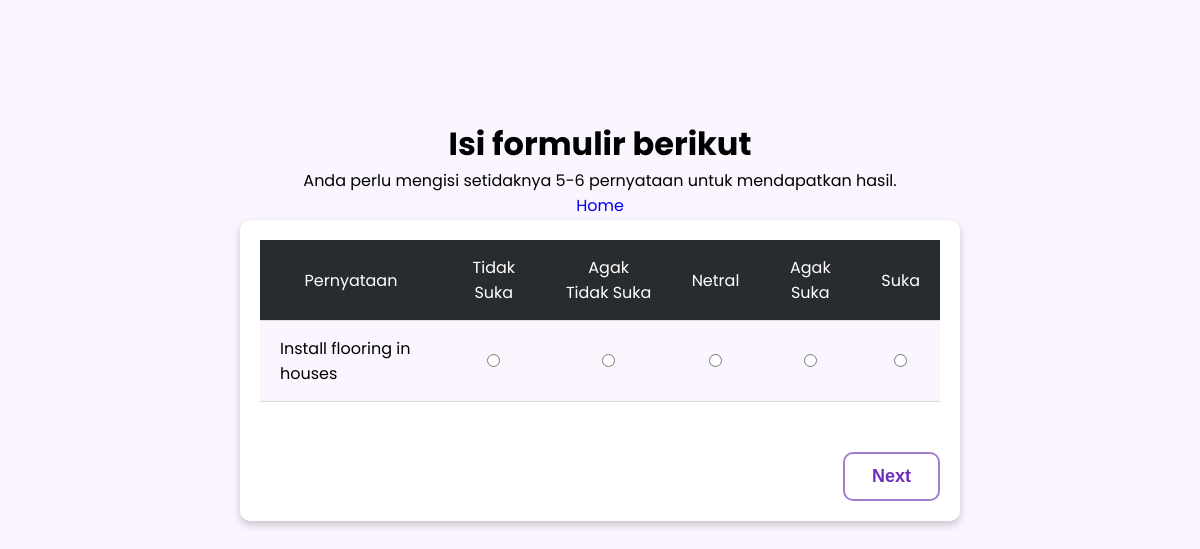
Page /test_form.php?message=T on the earlier database version.
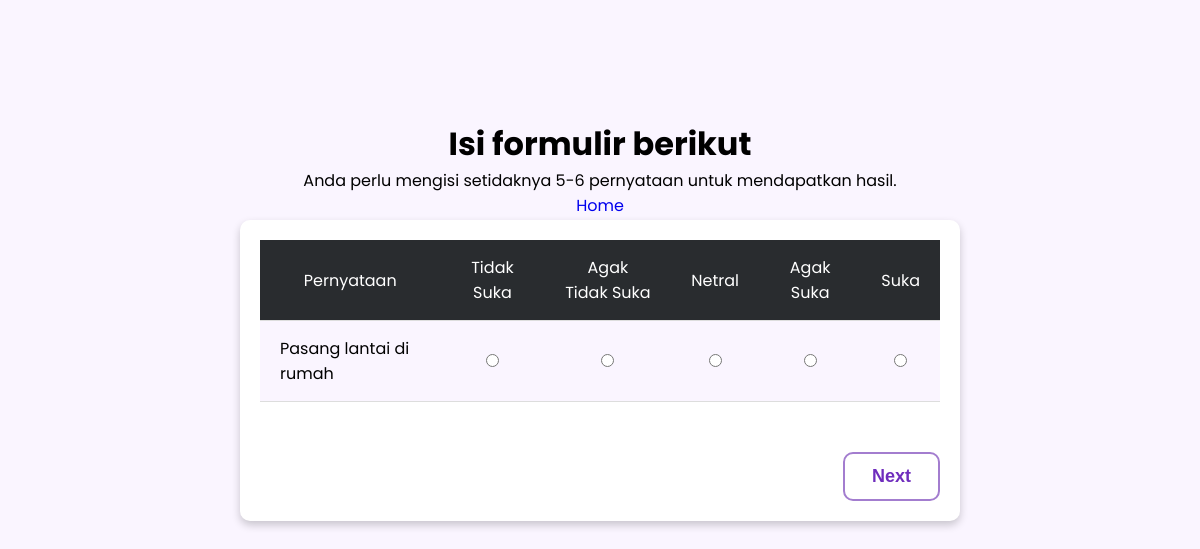
Same page on the later database version.
### tables this page shows
CREATE TABLE statements(
	statement_id integer(3),
	statement_content varchar(255) not null,
	statement_category char(1),
	PRIMARY KEY (statement_category,statement_id)
);

### test_form.php (the view, shortened to what this page needs)
<?php include 'includes/header.php'; ?>
<div class="main" style="margin-top: 100px;">
    <h1 class="header">Isi formulir berikut</h1>
    <?php if (isset($_GET['message']) && $_GET['message'] == 'T') { ?>
        <p class="message">
            Anda perlu mengisi setidaknya 5-6 pernyataan untuk mendapatkan hasil.
        </p>
    <?php } ?>
    <a href="index.php">Home</a>
    <form action="result.php" method="post" id="testForm">
        <div id="questionModal" class="modal">
            <div class="modal-content">
                <table class="table" id="questionTable">
                    <thead>
                        <tr>
                            <th>Pernyataan</th>
                            <th>Tidak Suka</th>
                            <th>Agak Tidak Suka</th>
                            <th>Netral</th>
                            <th>Agak Suka</th>
                            <th>Suka</th>
                        </tr>
                    </thead>
                    <tbody>
                        <?php
                        $query = "SELECT * FROM statements ORDER BY RAND()";
                        $statement_select_query = mysqli_query($connection, $query);
                        $index = 0;
                        while ($row = mysqli_fetch_assoc($statement_select_query)) {
                            $statement_id = $row['statement_id'];
                            $statement_content = $row['statement_content'];
                            $statement_category = $row['statement_category'];
                        ?>
                            <tr class="statementRow" id="row<?php echo $index; ?>" style="display: <?php echo $index == 0 ? 'table-row' : 'none'; ?>">
                                <td><?php echo $statement_content; ?></td>
                                <td><input type="radio" name="<?php echo $statement_category . $statement_id; ?>" value="1"></td>
                                <td><input type="radio" name="<?php echo $statement_category . $statement_id; ?>" value="2"></td>
                                <td><input type="radio" name="<?php echo $statement_category . $statement_id; ?>" value="3"></td>
                                <td><input type="radio" name="<?php echo $statement_category . $statement_id; ?>" value="4"></td>
                                <td><input type="radio" name="<?php echo $statement_category . $statement_id; ?>" value="5"></td>
                            </tr>
                        <?php
                            $index++;
                        }
                        ?>
                    </tbody>
                </table>
                <br>
                <br>
                <button type="button" id="nextButton" class="form_submit test-btn">Next</button>
            </div>
        </div>
    </form>
</div>
<?php include 'includes/footer.php'; ?>

### includes/header.php (shortened to what this page needs)
 <!DOCTYPE html>
<html lang="en">
<head>
	<link rel="stylesheet" href="css/style.css">
</head>
<body>

### includes/footer.php (shortened to what this page needs)
</body>
</html>

### css/style.css (style rules this page uses)
:root { --primary-color: #a855f7; --primary-color-dark: #9333ea; --secondary-color: #ca8a04; --text-dark: #1f2937; --text-light: #585d68; --extra-light: #faf5ff; --max-width: 1200px; }
* { padding: 0; margin: 0; box-sizing: border-box; }
a { text-decoration: none; }
body { font-family: "Poppins", sans-serif; background-color: var(--extra-light); }
.main { background-color: var(--extra-light); display: flex; flex-direction: column; justify-content: space-around; align-items: center; padding: 20px; }
.modal { display: none; position: fixed; z-index: 1000; left: 0; top: 0; width: 100%; justify-content: center; align-items: center; margin-top: 220px; }
.modal-content { background-color: white; padding: 20px; border-radius: 10px; width: 60%; max-width: 800px; box-shadow: 0 4px 8px rgba(0, 0, 0, 0.2); animation: fadeIn 0.3s ease-in-out; }
#questionModal { pointer-events: auto; }
#questionModal .modal-content { pointer-events: auto; }
header, a { position: relative; z-index: 1001; }
.table { border-collapse: collapse; width: 100%; font-size: 1em; background-color: var(--extra-light); }
.table th, .table td { padding: 15px 20px; text-align: center; border-bottom: 1px solid #ddd; }
.table th { font-size: 0.8rem; font-weight: normal; text-align: center; }
.table tr th { background: #292C2F; color: #fff; font-size: 1rem; font-weight: normal; }
.table tr td:nth-child(1) { text-align: left; }
.test-btn { display: inline-block; padding: 12px 27px; background-color: transparent; color: #6f2dbd; font-size: 18px; font-weight: bold; border: 2px solid #a37dcf; border-radius: 10px; text-align: center; text-decoration: none; cursor: pointer; transition: all 0.3s ease; }
#nextButton { float: right; }
#nextButton { display: inline-block; }

Differences in the rows shown:
changed statements: statement_content "Install flooring in houses" → "Pasang lantai di rumah"
